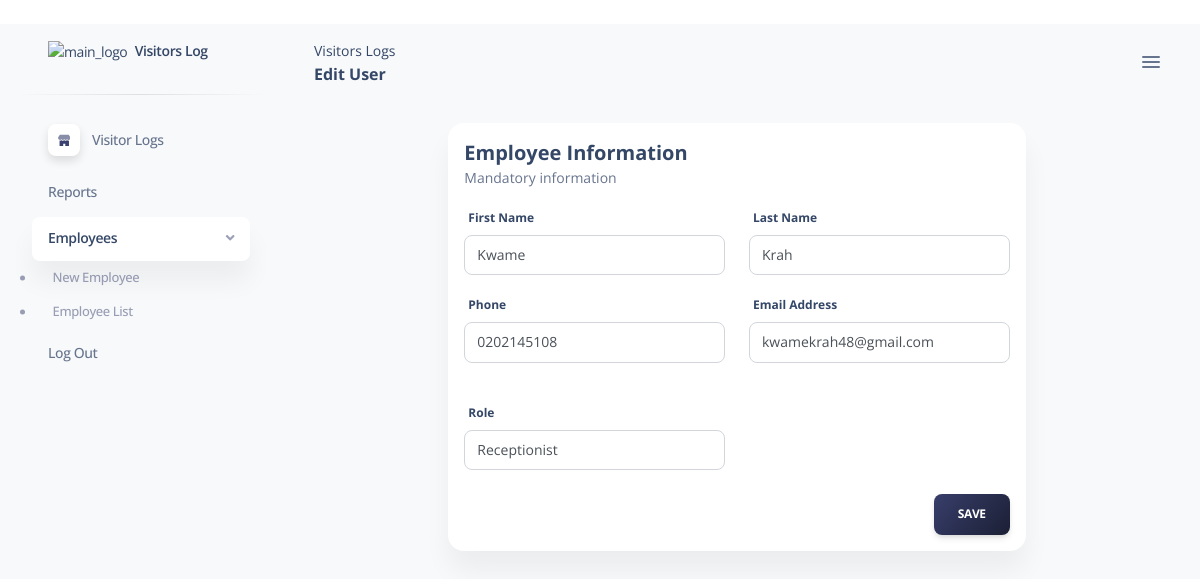
The page /edit-user/2 (signed in) on the database its author committed.
### app/models.py (models this page shows)
class User(db.Model):
    id = db.Column(db.Integer(), primary_key=True, autoincrement=True, nullable=False)
    first_name = db.Column(db.String(20), nullable=False)
    last_name = db.Column(db.String(20), nullable=False)
    email = db.Column(db.String(30), nullable=False)
    phone = db.Column(db.String(15), nullable=False)
    password = db.Column(db.String(128), nullable=False)
    role_id = db.Column(db.Integer(), db.ForeignKey('roles.id', name='fk_user_role'))
    created_by = db.Column(db.Integer(), nullable=False)
    created_on = db.Column(db.String(30), nullable=False)
    last_updated = db.Column(db.String(30))
    updated_by = db.Column(db.String(30))
    delete_yn = db.Column(db.String(1), nullable=False)

### app/routes.py (the view)
@app.route('/edit-user/<user_id>')
@login_required
def edit_user(user_id):
    user_data = User.query.get(user_id)  # Fetch all visits from the database
    return render_template('editUser.html', user=user_data)

### app/controllers.py (called while the page is built)
def login_required(f):
    @wraps(f)
    def decorated_function(*args, **kwargs):
        if 'user_id' not in session:
            return redirect(url_for('login_view'))
        return f(*args, **kwargs)
    return decorated_function

### app/templates/editUser.html (shortened to what this page needs)
<!DOCTYPE html>
<html lang="en" xmlns="http://www.w3.org/1999/html">
<head>
    <link href="{{ url_for('static', filename='dashboard/css/nucleo-icons.css') }}" rel="stylesheet"/>
    <link href="{{ url_for('static', filename='dashboard/css/nucleo-svg.css') }}" rel="stylesheet"/>
    <link href="{{ url_for('static', filename='dashboard/css/nucleo-svg.css') }}" rel="stylesheet"/>
    <link rel="stylesheet" href="https://cdnjs.cloudflare.com/ajax/libs/font-awesome/5.15.4/css/all.min.css">
    <link id="pagestyle" href="{{ url_for('static', filename='dashboard/css/soft-ui-dashboard.min3f71.css') }}"
          rel="stylesheet"/>
</head>
<body style="height: 100%!important">
<div class="g-sidenav-show  bg-gray-100" style="height: 100vh!important">
<aside class="sidenav navbar navbar-vertical navbar-expand-xs border-0 border-radius-xl my-3 fixed-start ms-3 "
       id="sidenav-main">
    <div class="sidenav-header">
        <a class="navbar-brand m-0" href="#" target="_blank">
            <img src="https://glns.info/wp-content/uploads/2024/04/Ghana-Link-Logos-03.png" class="navbar-brand-img h-100" alt="main_logo">
            <span class="ms-1 font-weight-bold">Visitors Log</span>
        </a>
    </div>
    <hr class="horizontal dark mt-0">
    <div class="collapse navbar-collapse  w-auto h-auto" id="sidenav-collapse-main">
        <ul class="navbar-nav">
            <li class="nav-item">
                <a class="nav-link"
                   aria-controls="dashboardsExamples" role="button" aria-expanded="false" href="/visit-logs">
                    <div class="icon icon-shape icon-sm shadow border-radius-md bg-white text-center d-flex align-items-center justify-content-center  me-2">
                    </div>
                    <span class="nav-link-text ms-1">Visitor Logs</span>
                </a>
            </li>
            {% if session.user_role == "hr" %}
            <li class="nav-item">
                     <li class="nav-item ">
                            <a class="nav-link " aria-expanded="false" href="/reports">
                                <span class="sidenav-normal"> Reports <b class="caret"></b></span>
                            </a>
                    </li>
                        <li class="nav-item ">
                            <a class="nav-link active" data-bs-toggle="collapse" aria-expanded="false" href="#usersExample">
                                <span class="sidenav-normal"> Employees <b class="caret"></b></span>
                            </a>
                            <div class="collapse show" id="usersExample">
                                <ul class="nav nav-sm flex-column">
                                    <li class="nav-item">
                                        <a class="nav-link" href="/new-user">
                                            <span class="sidenav-normal"> New Employee </span>
                                        </a>
                                    </li>
                                    <li class="nav-item">
                                        <a class="nav-link " href="/user-list">
                                            <span class="sidenav-normal"> Employee List </span>
                                        </a>
                                    </li>
                                </ul>
                            </div>
                        </li>
                        <li class="nav-item ">
                            <a class="nav-link " href="/logout">
                                <span class="sidenav-normal"> Log Out </span>
                            </a>
                        </li>
            {% endif %}
        </ul>
    </div>
</aside>
<main class="main-content position-relative max-height-vh-100 h-100 border-radius-lg ">
    <nav class="navbar navbar-main navbar-expand-lg position-sticky mt-4 top-1 px-0 mx-4 shadow-none border-radius-xl z-index-sticky"
         id="navbarBlur" data-scroll="true">
        <div class="container-fluid py-1 px-3">
            <nav aria-label="breadcrumb">
                <ol class="breadcrumb bg-transparent mb-0 pb-0 pt-1 px-0 me-sm-6 me-5">
                    <li class="breadcrumb-item text-sm text-dark active" aria-current="page">Visitors Logs</li>
                </ol>
                <h6 class="font-weight-bolder mb-0">Edit User</h6>
            </nav>
            <div class="sidenav-toggler sidenav-toggler-inner d-xl-block d-none">
                <a href="javascript:;" class="nav-link text-body p-0">
                    <div class="sidenav-toggler-inner">
                        <i class="sidenav-toggler-line"></i>
                        <i class="sidenav-toggler-line"></i>
                        <i class="sidenav-toggler-line"></i>
                    </div>
                </a>
            </div>
        </div>
    </nav>
    <div class="container-fluid py-4">
        <div class="row">
            <div class="col-12">
                <div class="multisteps-form mb-5">
                    <div class="row">
                        <div class="col-12 col-lg-8 m-auto">
                            <form class="multisteps-form__form mb-8" id="user-edit-form">
                                <div class="card multisteps-form__panel p-3 border-radius-xl bg-white js-active"
                                     data-animation="FadeIn">
                                    <h5 class="font-weight-bolder mb-0">Employee Information</h5>
                                    <p class="mb-0 text-sm">Mandatory information</p>
                                    <div class="multisteps-form__content">
                                        <div class="row mt-3">
                                            <div class="col-12 col-sm-6">
                                                <label>First Name</label>
                                                <input class="multisteps-form__input form-control" name="first_name" id="first_name" type="text"
                                                       placeholder="enter first name" value="{{ user.first_name }}"/>
                                            </div>
                                            <div class="col-12 col-sm-6 mt-3 mt-sm-0">
                                                <label>Last Name</label>
                                                <input class="multisteps-form__input form-control" name="last_name" id="last_name" type="text"
                                                       placeholder="enter last name" value="{{ user.last_name }}"/>
                                            </div>
                                        </div>
                                        <div class="row mt-3">
                                            <div class="col-12 col-sm-6">
                                                <label>Phone</label>
                                                <input class="multisteps-form__input form-control" name="phone" id="phone" type="tel"
                                                       placeholder="eg. 0201111111" value="{{ user.phone }}"/>
                                            </div>
                                            <div class="col-12 col-sm-6 mt-3 mt-sm-0">
                                                <label>Email Address</label>
                                                <input class="multisteps-form__input form-control" name="email" id="email" type="email"
                                                       placeholder="eg. name@gmail.com" value="{{ user.email }}"/>
                                            </div>
                                        </div>
                                        <div class="row mt-3">
                                            <div class="col-12 col-sm-6">
                                                <label class="mt-4">Role</label>
                                                <select class="form-control" name="role" id="role">
                                                    {% if user.role_id == 1 or user.role_id == '1' %}
                                                        <option value="1" selected>Receptionist</option>
                                                    {% else %}
                                                        <option value="1">Receptionist</option>
                                                    {% endif %}
                                                </select>
                                            </div>
                                        </div>
                                        <div class="button-row d-flex mt-4">
                                            <button class="btn bg-gradient-dark ms-auto mb-0" type="submit" title="Add User">Save
                                            </button>
                                        </div>
                                    </div>
                                </div>
                            </form>
                        </div>
                    </div>
                </div>
            </div>
        </div>
</main>
</div>
</body>
</html>

### app/static/dashboard/css/nucleo-svg.css (style rules this page uses)
.icon { display:inline-block;color:#111;height:1em;width:1em }
.icon-sm { height:.8em;width:.8em }
.icon { fill:currentColor;stroke:none }

### rows shown on the page
User: first_name "Kwame", last_name "Krah", phone "0202145108", email "kwamekrah48@gmail.com", role "Receptionist"
